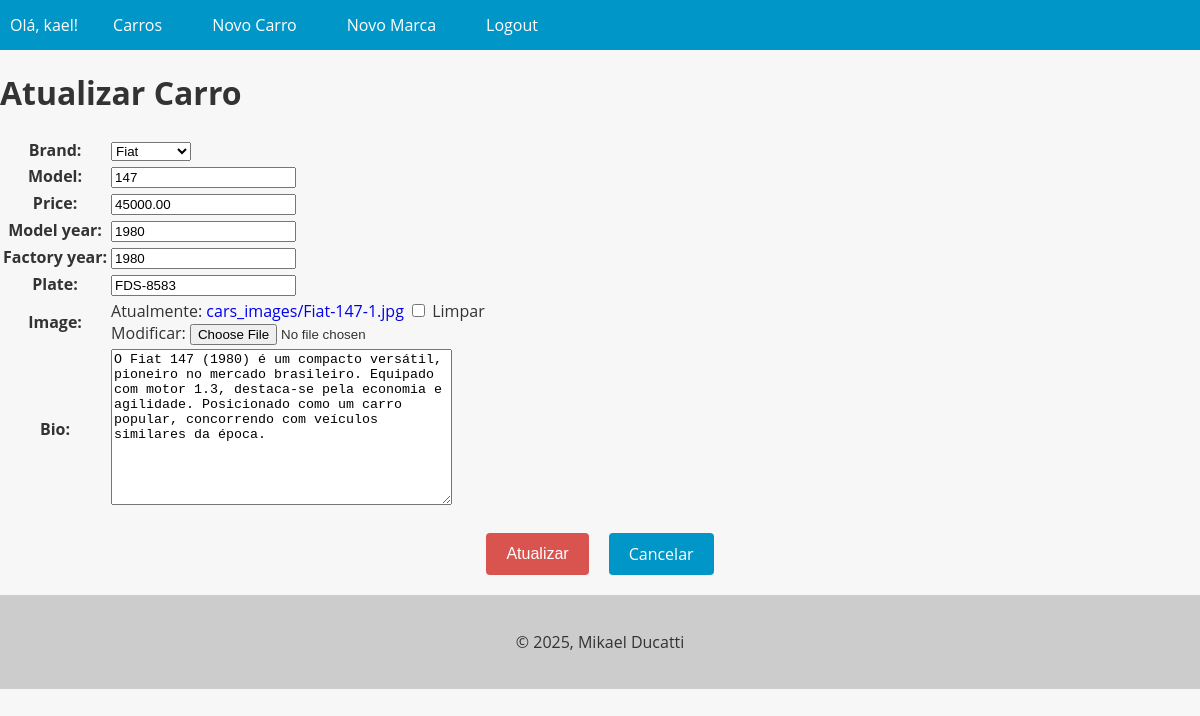
The page /car/6/update/ (signed in) on the database its author committed.
### cars/models.py (models this page shows, shortened)
class Car(models.Model):
    id = models.AutoField(primary_key=True)
    model = models.CharField(max_length=200)
    factory_year = models.IntegerField(blank=True, null=True)
    model_year = models.IntegerField(blank=True, null=True)
    plate = models.CharField(max_length=10, blank=True, null=True)
    image = models.ImageField(upload_to="cars_images/", blank=True, null=True)
    price = models.DecimalField(max_digits=20, decimal_places=2, blank=True, null=True)
    bio = models.TextField(blank=True, null=True)
    brand = models.ForeignKey(Brand, on_delete=models.PROTECT, related_name="car_brand")

### cars/views.py (the view, shortened to what this page needs)
# urls.py: path("car/<int:pk>/update/", UpdateCarView.as_view(), name="car_update"),
@method_decorator(login_required(login_url="login"), name="dispatch")
class UpdateCarView(UpdateView):
    model = Car
    form_class = CarForm
    template_name = "update_car.html"
    success_url = reverse_lazy("cars_list")
    def get_context_data(self, **kwargs):
        context = super().get_context_data(**kwargs)
        context["update_car_form"] = context["form"]
        return context

### cars/forms.py (shortened to what this page needs)
class CarForm(forms.ModelForm):
    class Meta:
        model = Car
        fields: ClassVar[list[str]] = [
            "brand",
            "model",
            "price",
            "model_year",
            "factory_year",
            "plate",
            "image",
            "bio",
        ]

### cars/models.py (called while the page is built)
    def __str__(self):
        return str(self.name)

### cars/templates/update_car.html (shortened to what this page needs)
{% extends "base.html" %}
{% block content %}
    <h1>Atualizar Carro</h1>
    <form method="POST" enctype="multipart/form-data">
        <table>
            {{ update_car_form.as_table }}
        </table>
        <div class="buttons-container">
            <input type="submit" value="Atualizar" class="btn btn-danger">
            <a href="{% url 'car_detail' pk=object.pk %}" class="btn btn-secondary">Cancelar</a>
        </div>
    </form>
{% endblock content %}

### app/templates/base.html (shortened to what this page needs)
<!DOCTYPE html>
<html lang="pt-br">
    <head>
    </head>
    <body>
        <header>
            <nav>
                <ul>
                    {% if user.is_authenticated %}
                        <li>Olá, {{ user.username }}!</li>
                        <li><a href="{% url 'cars_list' %}">Carros</a></li>
                        <li><a href="{% url 'create_car' %}">Novo Carro</a></li>
                        <li><a href="{% url 'create_brand' %}">Novo Marca</a></li>
                        <li><a href="{% url 'logout' %}">Logout</a></li>
                    {% else %}
                        <li><a href="{% url 'cars_list' %}">Carros</a></li>
                        <li><a href="{% url 'login' %}">Login</a></li>
                        <li><a href="{% url 'create_user' %}">Regitrar-se</a></li>
                    {% endif %}
                </ul>
            </nav>
        </header>
        <main>
            {% block content %}{% endblock %}
        </main>
        <footer>
            <p>&copy; 2025, Mikael Ducatti</p>
        </footer>
    </body>
</html>

### app/templates/base.html (style rules this page uses)
body { font-family: 'Open Sans', sans-serif; background-color: #f7f7f7; color: #333; margin: 0; padding: 0; }
header { background-color: #0096c7; color: #fff; text-align: center; }
footer { background-color: #ccc; color: #333; padding: 20px; text-align: center; }
nav { background-color: #0096c7; color: #fff; height: 50px; display: flex; justify-content: space-between; align-items: center; }
nav ul { list-style: none; margin: 0; padding: 0; display: flex; }
nav ul li { margin: 0 10px; }
nav ul li a { color: #fff; text-decoration: none; font-size: 16px; padding: 15px; transition: all 0.3s ease; }

### cars/templates/update_car.html (style rules this page uses)
.buttons-container { display: flex; justify-content: center; margin-top: 20px; margin-bottom: 20px; }
.btn { display: inline-block; background-color: #0096c7; color: #fff; border: none; padding: 10px 20px; font-size: 16px; border-radius: 4px; cursor: pointer; transition: background-color 0.3s ease-in-out; margin: 0 10px; }
.btn-danger { background-color: #d9534f; text-decoration: none !important; }
a { text-decoration: none !important; }

### rows shown on the page
Car: brand "Fiat", model "147", price "45000.00", model_year "1980", factory_year "1980", plate "FDS-8583", bio "O Fiat 147 (1980) é um compacto versátil, pioneiro no mercado brasileiro. Equipado com motor 1.3, destaca-se pela economia e agilidade. Posicionado como um carro popular, concorrendo com veículos similares da época."

### other values the page prints
{{ user.username }} "kael"
